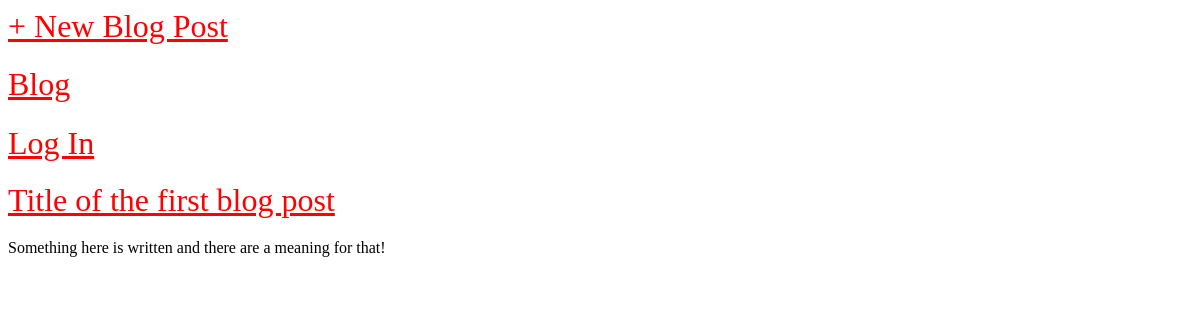
The app's page /, older data.
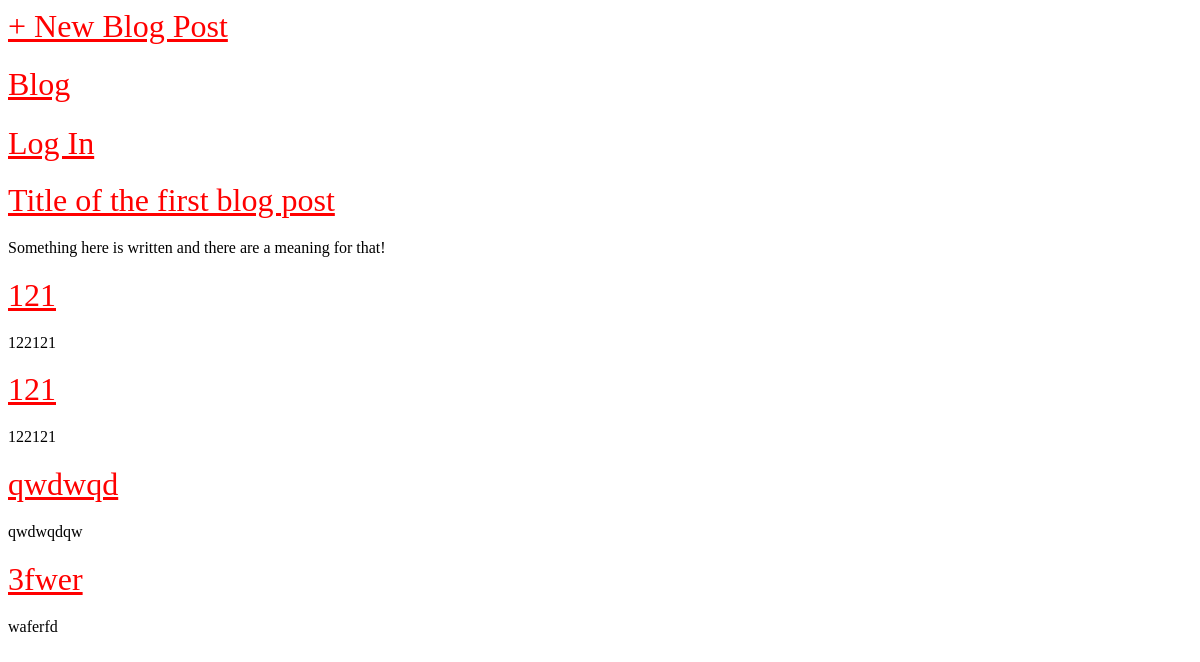
The same page, newer data.
### blog/models.py (models this page shows, shortened)
class Post(models.Model):
    title = models.CharField(max_length=200)
    author = models.ForeignKey(
        'auth.User',
        on_delete=models.CASCADE,
        )
    body = models.TextField()

### blog/views.py (the view)
# urls.py: path('', BlogListView.as_view(), name='home'),
class BlogListView(ListView):
    model = Post
    template_name = 'home.html'

### templates/home.html
{% extends 'base.html' %}
{% block content %}
    {% for post in object_list %}
        <div class="post-entry">
            <h2>
                <a href="{% url 'post_detail' post.pk %}">{{ post.title }}</a>
            </h2>
            <p>{{ post.body }}</p>
        </div>
    {% endfor%}
{% endblock content %}

### templates/base.html (shortened to what this page needs)
<!DOCTYPE html>
<html lang="en">
<head>
    {% load static %}
    <link href="{% static 'css/style.css' %}" rel="stylesheet"/>
</head>
<body>
    <nav><a href="{% url 'post_new' %}">+ New Blog Post</a></nav>
    <h1><a href="{% url 'home' %}">Blog</a></h1>
    {% if user.is_authenticated %}
        <p> Hi {{ user.username }}!</p>
        <p><a href="{% url 'logout' %}">Logout!</a></p>
    {% else %}
        <p><a href="{% url 'login' %}">Log In</a></p>
    {% endif %}
    <div>
        {% block content %}
        {% endblock content%}
    </div>
</body>
</html>

### static/css/style.css (style rules this page uses)
h1, a { font-size: 2rem; font-weight: 500; color: red; }

Row changes from the older to the newer data that the page shows:
added Post: title "121", body "122121"
added Post: title "121", body "122121"
added Post: title "qwdwqd", body "qwdwqdqw"
added Post: title "3fwer", body "waferfd"
